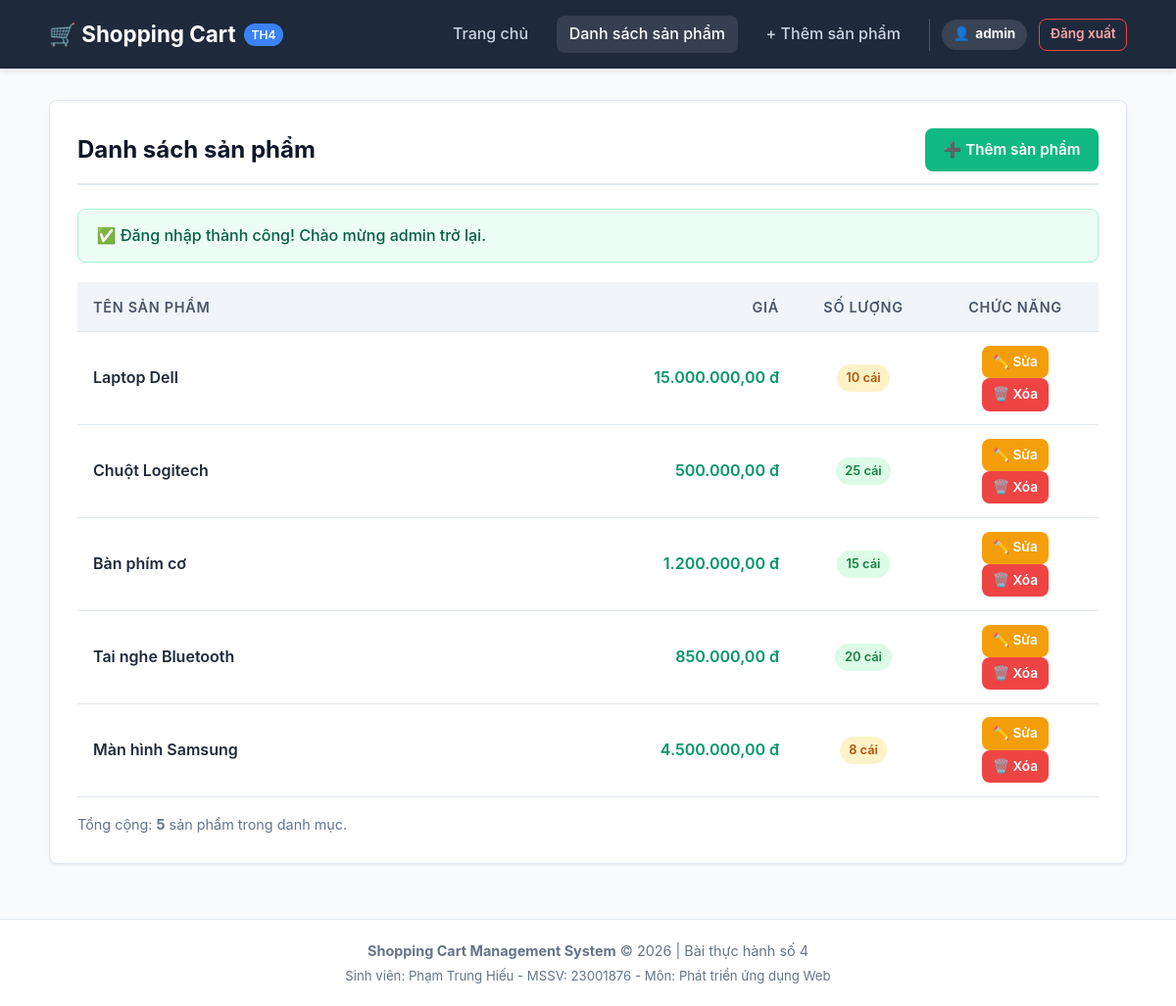
Page /product_list.php (signed in) on the committed database.
### tables this page shows
CREATE TABLE IF NOT EXISTS `products` (
    `id` INT AUTO_INCREMENT PRIMARY KEY,
    `name` VARCHAR(100) NOT NULL,
    `price` DECIMAL(10,2) NOT NULL,
    `quantity` INT NOT NULL
);

### model/product.php (called while the page is built, shortened)
<?php
function getAllProducts() {
    $conn = getDbConnection();
    try {
        $stmt = $conn->query("SELECT * FROM products ORDER BY id ASC");
        return $stmt->fetchAll();
    } catch (PDOException $e) {
        error_log("Lỗi trong getAllProducts: " . $e->getMessage());
        return [];
    }
}

### product_list.php (the view, shortened to what this page needs)
<?php
require_once __DIR__ . '/model/product.php';
$products = getAllProducts();
include __DIR__ . '/view/header.php';
?>
<div class="card">
    <div class="page-header">
        <h2 class="page-title">Danh sách sản phẩm</h2>
        <a href="product_add.php" class="btn btn-success">
            ➕ Thêm sản phẩm
        </a>
    </div>
    <?php if (isset($_SESSION['success_msg'])): ?>
        <div class="alert alert-success">
            ✅ <?php echo htmlspecialchars($_SESSION['success_msg']); ?>
        </div>
    <?php endif; ?>
    <?php if (empty($products)): ?>
        <div style="text-align: center; padding: 2.5rem; color: #64748b;">
            <p style="font-size: 1.1rem; margin-bottom: 1rem;">Hiện tại chưa có sản phẩm nào trong hệ thống.</p>
            <a href="product_add.php" class="btn btn-primary">Thêm sản phẩm đầu tiên</a>
        </div>
    <?php else: ?>
        <div class="table-responsive">
            <table class="data-table">
                <thead>
                    <tr>
                        <th>Tên sản phẩm</th>
                        <th style="width: 180px;" class="text-right">Giá</th>
                        <th style="width: 140px;" class="text-center">Số lượng</th>
                        <th style="width: 170px;" class="text-center">Chức năng</th>
                    </tr>
                </thead>
                <tbody>
                    <?php foreach ($products as $prod): ?>
                        <tr>
                            <td style="font-weight: 600; color: #1e293b;">
                                <?php echo htmlspecialchars($prod['name'], ENT_QUOTES, 'UTF-8'); ?>
                            </td>
                            <td class="text-right price-text">
                                <?php echo number_format($prod['price'], 2, ',', '.'); ?> đ
                            </td>
                            <td class="text-center">
                                <?php if ($prod['quantity'] > 10): ?>
                                    <span class="badge badge-in-stock"><?php echo (int)$prod['quantity']; ?> cái</span>
                                <?php elseif ($prod['quantity'] > 0): ?>
                                    <span class="badge badge-low-stock"><?php echo (int)$prod['quantity']; ?> cái</span>
                                <?php else: ?>
                                    <span class="badge badge-out-stock">Hết hàng</span>
                                <?php endif; ?>
                            </td>
                            <td class="text-center">
                                <a href="product_edit.php?id=<?php echo (int)$prod['id']; ?>" class="btn btn-warning btn-sm" title="Chỉnh sửa sản phẩm">
                                    ✏️ Sửa
                                </a>
                                <a href="product_delete.php?id=<?php echo (int)$prod['id']; ?>" class="btn btn-danger btn-sm" title="Xóa sản phẩm">
                                    🗑️ Xóa
                                </a>
                            </td>
                        </tr>
                    <?php endforeach; ?>
                </tbody>
            </table>
        </div>
        <div style="margin-top: 1rem; color: #64748b; font-size: 0.9rem;">
            Tổng cộng: <strong><?php echo count($products); ?></strong> sản phẩm trong danh mục.
        </div>
    <?php endif; ?>
</div>
<?php include __DIR__ . '/view/footer.php'; ?>

### view/header.php (shortened to what this page needs)
<?php
$currentScript = basename($_SERVER['SCRIPT_NAME']);
$isLoggedIn = isset($_SESSION['user']) && !empty($_SESSION['user']['id']);
$currentUsername = $isLoggedIn ? htmlspecialchars($_SESSION['user']['username']) : '';
?>
<!DOCTYPE html>
<html lang="vi">
<head>
    <link rel="stylesheet" href="assets/css/style.css">
</head>
<body>
    <header class="site-header">
        <div class="container header-content">
            <a href="index.php" class="brand-title">
                🛒 Shopping Cart <span class="brand-badge">TH4</span>
            </a>
            <nav class="main-nav">
                <a href="index.php" class="nav-link <?php echo ($currentScript === 'index.php') ? 'active' : ''; ?>">Trang chủ</a>
                <?php if ($isLoggedIn): ?>
                    <a href="product_list.php" class="nav-link <?php echo ($currentScript === 'product_list.php') ? 'active' : ''; ?>">Danh sách sản phẩm</a>
                    <a href="product_add.php" class="nav-link <?php echo ($currentScript === 'product_add.php') ? 'active' : ''; ?>">+ Thêm sản phẩm</a>
                    <div class="user-menu">
                        <span class="user-badge" title="Tài khoản hiện tại">
                            👤 <strong><?php echo $currentUsername; ?></strong>
                        </span>
                        <a href="logout.php" class="btn btn-outline-danger btn-sm" onclick="return confirm('Bạn có chắc chắn muốn đăng xuất không?');">
                            Đăng xuất
                        </a>
                    </div>
                <?php endif; ?>
            </nav>
        </div>
    </header>
    <main class="content-area">
        <div class="container">

### view/footer.php
        </div>
    </main>
    <footer class="site-footer">
        <div class="container">
            <p><strong>Shopping Cart Management System</strong> &copy; <?php echo date('Y'); ?> | Bài thực hành số 4</p>
            <p style="font-size: 0.825rem; margin-top: 0.25rem;">Sinh viên: Phạm Trung Hiếu - MSSV: 23001876 - Môn: Phát triển ứng dụng Web</p>
        </div>
    </footer>
</body>
</html>

### assets/css/style.css (style rules this page uses)
:root { --primary-color: #2563eb; --primary-hover: #1d4ed8; --success-color: #10b981; --success-hover: #059669; --danger-color: #ef4444; --danger-hover: #dc2626; --warning-color: #f59e0b; --warning-hover: #d97706; --bg-color: #f8fafc; --card-bg: #ffffff; --text-color: #1e293b; --text-muted: #64748b; --border-color: #e2e8f0; --radius-md: 8px; --shadow-sm: 0 1px 3px rgba(0,0,0,0.08); --shadow-md: 0 4px 6px -1px rgba(0,0,0,0.08), 0 2px 4px -2px rgba(0,0,0,0.06); }
* { box-sizing: border-box; margin: 0; padding: 0; }
body { font-family: -apple-system, BlinkMacSystemFont, "Segoe UI", Roboto, "Helvetica Neue", Arial, sans-serif; background-color: var(--bg-color); color: var(--text-color); line-height: 1.6; display: flex; flex-direction: column; min-height: 100vh; }
.site-header { background-color: #1e293b; color: #ffffff; padding: 1rem 0; box-shadow: var(--shadow-md); }
.container { width: 92%; max-width: 1100px; margin: 0 auto; }
.header-content { display: flex; justify-content: space-between; align-items: center; flex-wrap: wrap; gap: 1rem; }
.brand-title { font-size: 1.4rem; font-weight: 700; color: #ffffff; text-decoration: none; display: flex; align-items: center; gap: 0.5rem; }
.brand-badge { background: #3b82f6; color: white; font-size: 0.75rem; padding: 2px 8px; border-radius: 9999px; font-weight: 600; }
.main-nav { display: flex; gap: 1rem; align-items: center; }
.nav-link { color: #cbd5e1; text-decoration: none; font-weight: 500; padding: 0.4rem 0.8rem; border-radius: var(--radius-md); transition: all 0.2s ease; }
.nav-link:hover, .nav-link.active { color: #ffffff; background-color: rgba(255, 255, 255, 0.1); }
main.content-area { flex: 1; padding: 2rem 0; }
.card { background-color: var(--card-bg); border: 1px solid var(--border-color); border-radius: var(--radius-md); box-shadow: var(--shadow-sm); padding: 1.75rem; margin-bottom: 1.5rem; }
.page-header { display: flex; justify-content: space-between; align-items: center; margin-bottom: 1.5rem; padding-bottom: 0.75rem; border-bottom: 2px solid var(--border-color); }
.page-title { font-size: 1.5rem; font-weight: 700; color: #0f172a; }
.btn { display: inline-flex; align-items: center; gap: 0.4rem; padding: 0.55rem 1.1rem; font-size: 0.95rem; font-weight: 600; text-decoration: none; border-radius: var(--radius-md); border: 1px solid transparent; cursor: pointer; transition: all 0.2s ease; }
.btn-success { background-color: var(--success-color); color: #ffffff; }
.btn-warning { background-color: var(--warning-color); color: #ffffff; }
.btn-danger { background-color: var(--danger-color); color: #ffffff; }
.btn-sm { padding: 0.3rem 0.65rem; font-size: 0.85rem; }
.table-responsive { overflow-x: auto; }
.data-table { width: 100%; border-collapse: collapse; text-align: left; }
.data-table th, .data-table td { padding: 0.85rem 1rem; border-bottom: 1px solid var(--border-color); }
.data-table th { background-color: #f1f5f9; font-weight: 600; color: #475569; font-size: 0.9rem; text-transform: uppercase; letter-spacing: 0.05em; }
.text-center { text-align: center; }
.text-right { text-align: right; }
.price-text { font-weight: 600; color: #059669; }
.badge { display: inline-block; padding: 0.25rem 0.6rem; font-size: 0.8rem; font-weight: 600; border-radius: 9999px; }
.badge-in-stock { background-color: #dcfce7; color: #15803d; }
.badge-low-stock { background-color: #fef3c7; color: #b45309; }
.alert { padding: 0.85rem 1.15rem; border-radius: var(--radius-md); margin-bottom: 1.25rem; font-weight: 500; }
.alert-success { background-color: #ecfdf5; color: #065f46; border: 1px solid #a7f3d0; }
.site-footer { background-color: #ffffff; border-top: 1px solid var(--border-color); padding: 1.25rem 0; text-align: center; color: var(--text-muted); font-size: 0.9rem; margin-top: auto; }
.user-menu { display: flex; align-items: center; gap: 0.75rem; padding-left: 0.75rem; border-left: 1px solid rgba(255, 255, 255, 0.2); }
.user-badge { display: inline-flex; align-items: center; gap: 0.35rem; background-color: rgba(255, 255, 255, 0.12); color: #f8fafc; padding: 0.3rem 0.75rem; border-radius: 9999px; font-size: 0.85rem; font-weight: 500; }
.btn-outline-danger { background-color: transparent; color: #fca5a5; border: 1px solid #ef4444; }

### rows in the picture
products: name "Laptop Dell", price "15.000.000,00", quantity "10"
products: name "Chuột Logitech", price "500.000,00", quantity "25"
products: name "Bàn phím cơ", price "1.200.000,00", quantity "15"
products: name "Tai nghe Bluetooth", price "850.000,00", quantity "20"
products: name "Màn hình Samsung", price "4.500.000,00", quantity "8"

### other values in the picture
$currentUsername "admin"
$_SESSION['success_msg'] "Đăng nhập thành công! Chào mừng admin trở lại."
count($products) "5"
